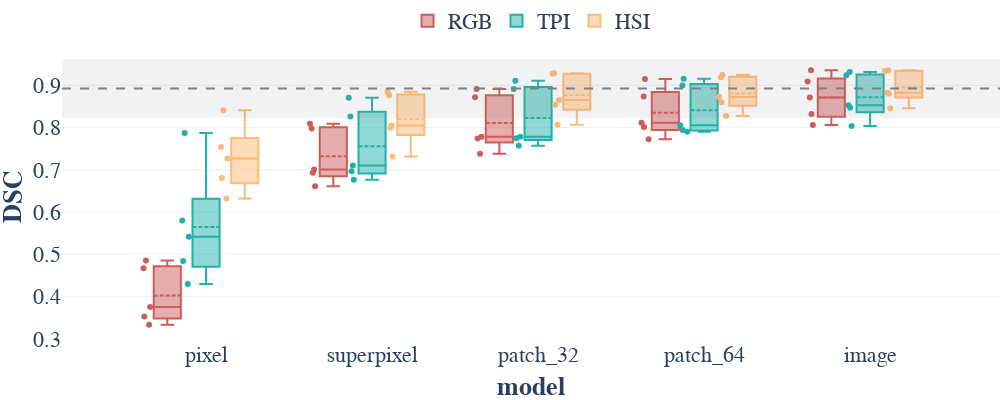

Notebook cell for this chart:
### Code cell
create_model_comparison(df_test, "dice_metric_image", "DSC")
# Manual adjustments:
# - Update link in *DSC_adjusted.pdf files

### Figure 1 — Plotly figure (JSON) as saved in the notebook; plotly's stock layout.template omitted (floating-point values rounded to 4 significant figures)
{"data": [{"alignmentgroup": "True", "boxmean": true, "boxpoints": "all", "hovertemplate": "model_type=RGB<br>model_name=%{x}<br>dice_metric_image=%{y}<extra></extra>", "legendgroup": "RGB", "marker": {"color": "indianred"}, "name": "RGB", "notched": false, "offsetgroup": "RGB", "orientation": "v", "showlegend": true, "type": "box", "x": ["pixel", "pixel", "pixel", "pixel", "pixel", "superpixel", "superpixel", "superpixel", "superpixel", "superpixel", "patch_32", "patch_32", "patch_32", "patch_32", "patch_32", "patch_64", "patch_64", "patch_64", "patch_64", "patch_64", "image", "image", "image", "image", "image"], "x0": " ", "xaxis": "x", "y": [0.4858, 0.4671, 0.3755, 0.3531, 0.3333, 0.8089, 0.798, 0.7007, 0.6931, 0.6612, 0.8916, 0.8718, 0.7785, 0.7741, 0.7382, 0.9152, 0.8739, 0.8118, 0.8016, 0.7726, 0.936, 0.9094, 0.8323, 0.8711, 0.8063], "y0": " ", "yaxis": "y"}, {"alignmentgroup": "True", "boxmean": true, "boxpoints": "all", "hovertemplate": "model_type=TPI<br>model_name=%{x}<br>dice_metric_image=%{y}<extra></extra>", "legendgroup": "TPI", "marker": {"color": "lightseagreen"}, "name": "TPI", "notched": false, "offsetgroup": "TPI", "orientation": "v", "showlegend": true, "type": "box", "x": ["pixel", "pixel", "pixel", "pixel", "pixel", "superpixel", "superpixel", "superpixel", "superpixel", "superpixel", "patch_32", "patch_32", "patch_32", "patch_32", "patch_32", "patch_64", "patch_64", "patch_64", "patch_64", "patch_64", "image", "image", "image", "image", "image"], "x0": " ", "xaxis": "x", "y": [0.7874, 0.5802, 0.4843, 0.5416, 0.4297, 0.8709, 0.8265, 0.7103, 0.6966, 0.6764, 0.9109, 0.8916, 0.7782, 0.7751, 0.757, 0.9154, 0.8996, 0.8056, 0.7944, 0.7901, 0.9239, 0.9314, 0.847, 0.8529, 0.804], "y0": " ", "yaxis": "y"}, {"alignmentgroup": "True", "boxmean": true, "boxpoints": "all", "hovertemplate": "model_type=HSI<br>model_name=%{x}<br>dice_metric_image=%{y}<extra></extra>", "legendgroup": "HSI", "marker": {"color": "#ffbb78"}, "name": "HSI", "notched": false, "offsetgroup": "HSI", "orientation": "v", "showlegend": true, "type": "box", "x": ["pixel", "pixel", "pixel", "pixel", "pixel", "superpixel", "superpixel", "superpixel", "superpixel", "superpixel", "patch_32", "patch_32", "patch_32", "patch_32", "patch_32", "patch_64", "patch_64", "patch_64", "patch_64", "patch_64", "image", "image", "image", "image", "image"], "x0": " ", "xaxis": "x", "y": [0.8413, 0.7539, 0.6807, 0.7269, 0.6323, 0.8765, 0.8851, 0.7995, 0.8053, 0.7315, 0.9287, 0.9275, 0.8653, 0.8541, 0.807, 0.9192, 0.9253, 0.8723, 0.8598, 0.8274, 0.936, 0.9338, 0.8828, 0.88, 0.8457], "y0": " ", "yaxis": "y"}], "layout": {"boxmode": "group", "font": {"family": "Libertinus Serif", "size": 22}, "height": 400, "legend": {"orientation": "h", "title": {}, "tracegroupgap": 0, "x": 0.5, "xanchor": "center", "y": 1.05, "yanchor": "bottom"}, "margin": {"b": 0, "l": 0, "r": 0, "t": 0}, "shapes": [{"line": {"color": "gray", "dash": "dash"}, "type": "line", "x0": 0, "x1": 1, "xref": "x domain", "y0": 0.8924, "y1": 0.8924, "yref": "y"}, {"fillcolor": "gray", "line": {"width": 0}, "opacity": 0.1, "type": "rect", "x0": 0, "x1": 1, "xref": "x domain", "y0": 0.8232, "y1": 0.9616, "yref": "y"}], "width": 1000, "xaxis": {"anchor": "y", "autorange": true, "domain": [0, 1], "range": [-0.8675, 4.783], "title": {"text": "<b>model</b>"}, "type": "category"}, "yaxis": {"anchor": "x", "autorange": true, "domain": [0, 1], "range": [0.2998, 0.9695], "title": {"text": "<b>DSC</b>"}, "type": "linear"}}}
